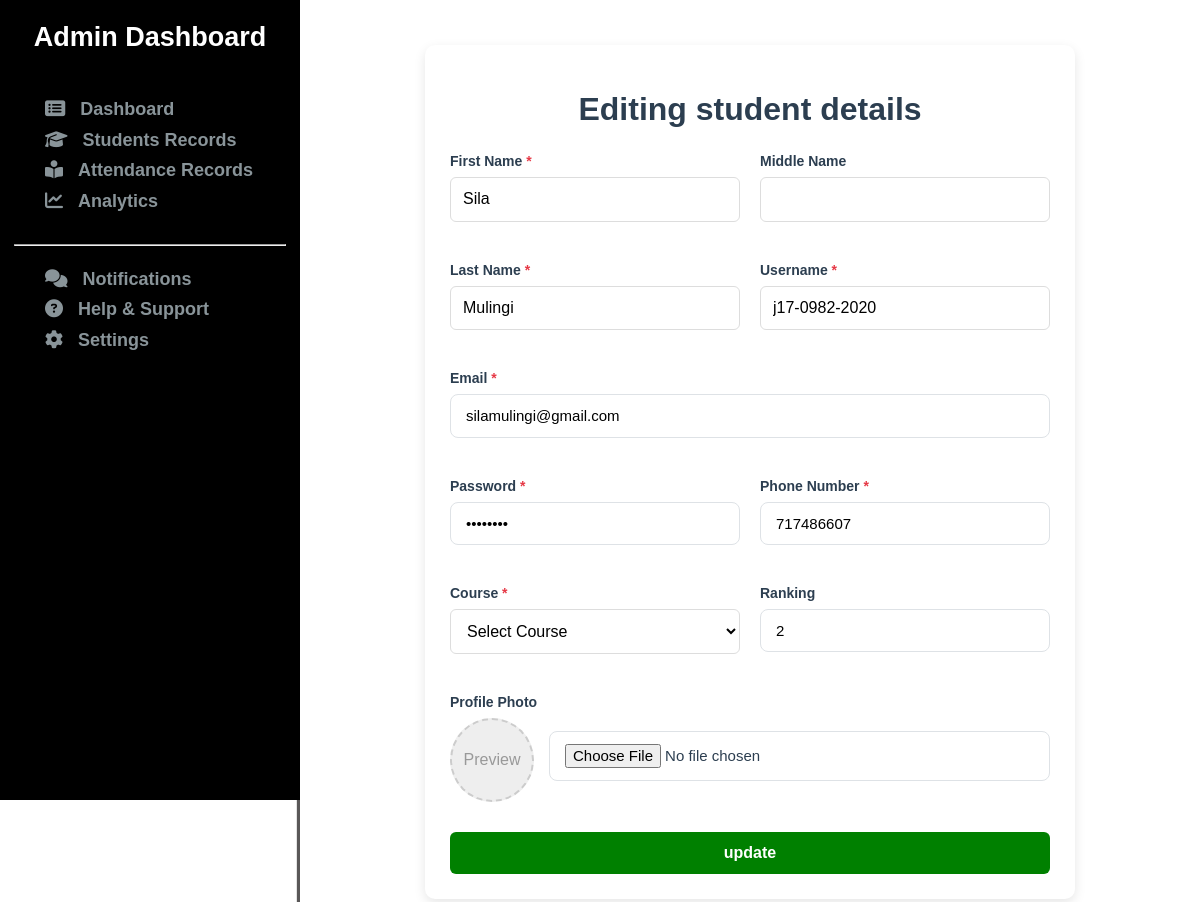
Before: /customAdmin/update/j17-0982-2020/ with the older database file.
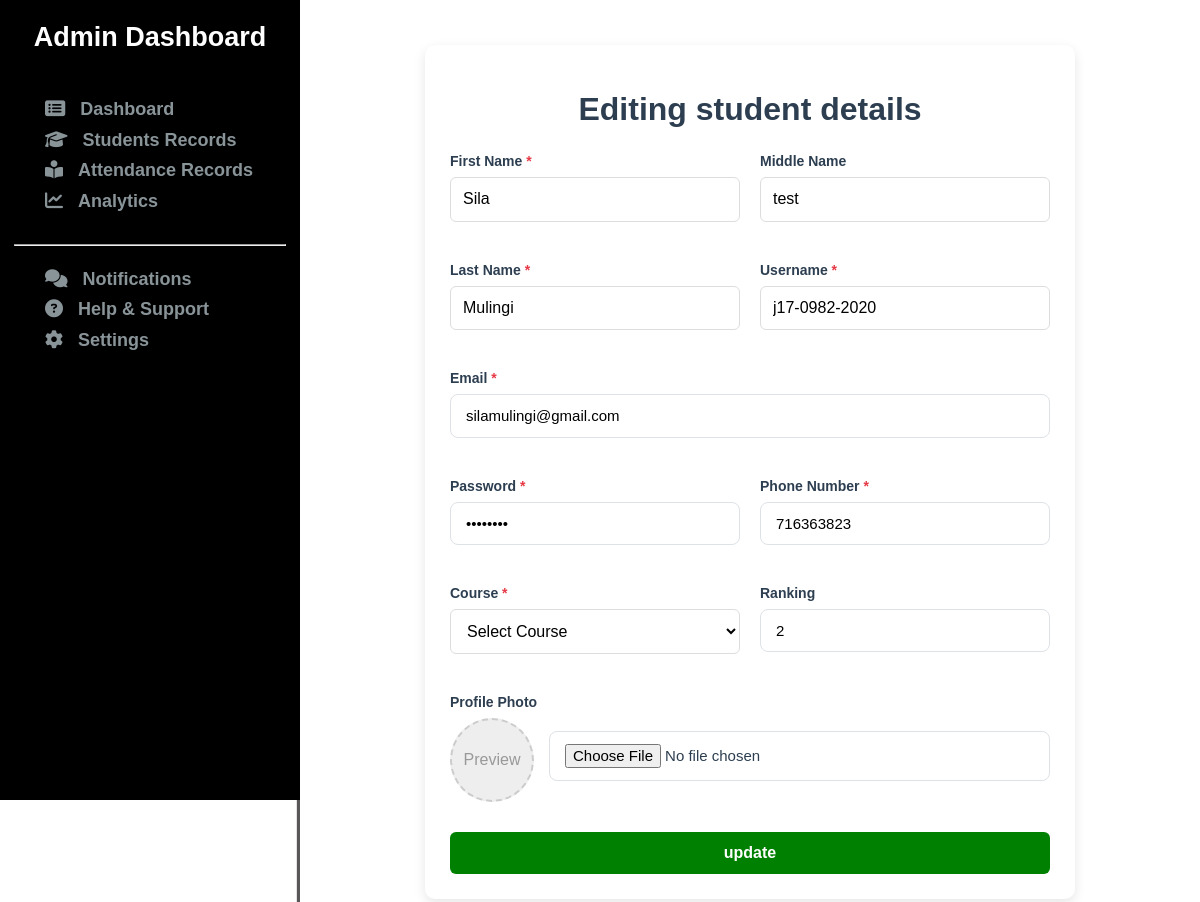
After: the same page with the newer database file.
### coreApp/models.py (models this page shows, shortened)
class StudentProfile(models.Model):
    first_name = models.CharField(max_length=256)  # null=False is default for CharField
    last_name = models.CharField(max_length=256)
    username = models.CharField(max_length=256, unique=True)
    course = models.CharField(max_length=200)
    phone = models.BigIntegerField(unique=True)
    email = models.EmailField(unique=True)
    password = models.CharField(max_length=256)
    middle_name = models.CharField(
        max_length=256,
        blank=True,  # Allows empty string in forms
        null=True,    # Allows NULL in database
        default=''    # Default value when not provided
    )
    ranking = models.CharField(max_length=256, blank=True, default='')
    image = models.ImageField(upload_to='student_photos', blank=True, null=True)

### coreApp/views.py (the view)
# urls.py: path('customAdmin/update/<str:username>/', views.update, name='update'),
def update(request, username):
    updateStudent = get_object_or_404(StudentProfile, username=username)
    context = {}
    context['updateStudent'] = updateStudent
    return render(request, 'admin/updateStudent.html', context)

### templates/admin/updateStudent.html (shortened to what this page needs)
{% extends 'admin/adminBase.html' %}
{% load static %}
{% block css %}
    <link rel="stylesheet" href="{% static 'css/admin/update.css' %}">
{% endblock css %}
{% block content %}
    <div class= "updateRecords">
        <div class="updateStudent form-container">
            <h1>Editing student details</h1>
            <form id="studentForm">
                {% if updateStudent %}
                <div class="form-grid">
                    <div class="form-group">
                        <label for="firstName" class="required">First Name</label>
                        <input type="text" id="firstName" name="first_name" value="{{updateStudent.first_name}}" required>
                    </div>
                    <div class="form-group">
                        <label for="middleName">Middle Name</label>
                        <input type="text" id="middleName" name="middle_name" value="{{updateStudent.middle_name}}">
                    </div>
                    <div class="form-group">
                        <label for="lastName" class="required">Last Name</label>
                        <input type="text" id="lastName" name="last_name" value="{{updateStudent.last_name}}" required>
                    </div>
                    <div class="form-group">
                        <label for="username" class="required">Username</label>
                        <input type="text" id="username" name="username" value="{{updateStudent.username}}" required>
                    </div>
                    <div class="form-group full-width">
                        <label for="email" class="required">Email</label>
                        <input type="email" id="email" name="email" value="{{updateStudent.email}}" required>
                    </div>
                    <div class="form-group">
                        <label for="password" class="required">Password</label>
                        <input type="password" id="password" name="password" value="{{updateStudent.password}}" required>
                    </div>
                    <div class="form-group">
                        <label for="phone" class="required">Phone Number</label>
                        <input type="tel" id="phone" name="phone" value="{{updateStudent.phone}}" required>
                    </div>
                    <div class="form-group">
                        <label for="course" class="required">Course</label>
                        <select id="course" name="course" required>
                            <option value="">Select Course</option>
                        </select>
                    </div>
                    <div class="form-group">
                        <label for="ranking">Ranking</label>
                        <input type="number" id="ranking" name="ranking" value="{{updateStudent.ranking}}" min="1">
                    </div>
                    <div class="form-group full-width">
                        <label>Profile Photo</label>
                        <div class="photo-upload">
                            <div class="photo-preview" id="photoPreview">
                                <span style="color: #999;">Preview</span>
                            </div>
                            <label>
                                <input type="file" id="profilePhoto" name="profilePhoto" accept="image/*">
                            </label>
                        </div>
                    </div>
                </div>
                {% endif %}
                <button type="submit">update</button>
            </form>
        </div>
    </div>
{% endblock %}

Changed rows visible on the page:
changed StudentProfile "Sila": middle_name (not shown) → "test"; phone "717486607" → "716363823"
